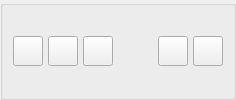
                   <widget class="QGroupBox" name="groupBox_file_2">
                    <property name="styleSheet">
                     <string notr="true">#groupBox_file_2{
border:none;
border-bottom:1px solid #bababa;
}</string>
                    </property>
                    <property name="title">
                     <string/>
                    </property>
                    <layout class="QHBoxLayout" name="horizontalLayout_23">
                     <property name="spacing">
                      <number>5</number>
                     </property>
                     <property name="leftMargin">
                      <number>10</number>
                     </property>
                     <property name="topMargin">
                      <number>0</number>
                     </property>
                     <property name="rightMargin">
                      <number>10</number>
                     </property>
                     <property name="bottomMargin">
                      <number>0</number>
                     </property>
                     <item>
                      <widget class="QPushButton" name="saveButton">
                       <property name="minimumSize">
                        <size>
                         <width>0</width>
                         <height>30</height>
                        </size>
                       </property>
                       <property name="maximumSize">
                        <size>
                         <width>30</width>
                         <height>16777215</height>
                        </size>
                       </property>
                       <property name="toolTip">
                        <string>保存</string>
                       </property>
                       <property name="text">
                        <string/>
                       </property>
                       <property name="icon">
                        <iconset resource="../UIqrc.qrc">
                         <normaloff>:/report/icon/floppy-disks (2).png</normaloff>:/report/icon/floppy-disks (2).png</iconset>
                       </property>
                       <property name="shortcut">
                        <string>Ctrl+S</string>
                       </property>
                      </widget>
                     </item>
                     <item>
                      <widget class="QPushButton" name="saveasButton">
                       <property name="minimumSize">
                        <size>
                         <width>0</width>
                         <height>30</height>
                        </size>
                       </property>
                       <property name="maximumSize">
                        <size>
                         <width>30</width>
                         <height>16777215</height>
                        </size>
                       </property>
                       <property name="toolTip">
                        <string>另存为</string>
                       </property>
                       <property name="text">
                        <string/>
                       </property>
                       <property name="icon">
                        <iconset resource="../UIqrc.qrc">
                         <normaloff>:/report/icon/floppy-disk-pen (2).png</normaloff>:/report/icon/floppy-disk-pen (2).png</iconset>
                       </property>
                       <property name="shortcut">
                        <string>Ctrl+Shift+S</string>
                       </property>
                      </widget>
                     </item>
                     <item>
                      <widget class="QPushButton" name="printButton">
                       <property name="minimumSize">
                        <size>
                         <width>0</width>
                         <height>30</height>
                        </size>
                       </property>
                       <property name="maximumSize">
                        <size>
                         <width>30</width>
                         <height>16777215</height>
                        </size>
                       </property>
                       <property name="toolTip">
                        <string>打印</string>
                       </property>
                       <property name="styleSheet">
                        <string notr="true"/>
                       </property>
                       <property name="text">
                        <string/>
                       </property>
                       <property name="icon">
                        <iconset resource="../UIqrc.qrc">
                         <normaloff>:/report/icon/print (2).png</normaloff>:/report/icon/print (2).png</iconset>
                       </property>
                       <property name="shortcut">
                        <string>Ctrl+P</string>
                       </property>
                      </widget>
                     </item>
                     <item>
                      <spacer name="horizontalSpacer_11">
                       <property name="orientation">
                        <enum>Qt::Horizontal</enum>
                       </property>
                       <property name="sizeHint" stdset="0">
                        <size>
                         <width>40</width>
                         <height>20</height>
                        </size>
                       </property>
                      </spacer>
                     </item>
                     <item>
                      <widget class="QPushButton" name="undoButton">
                       <property name="minimumSize">
                        <size>
                         <width>0</width>
                         <height>30</height>
                        </size>
                       </property>
                       <property name="maximumSize">
                        <size>
                         <width>30</width>
                         <height>16777215</height>
                        </size>
                       </property>
                       <property name="toolTip">
                        <string>撤销</string>
                       </property>
                       <property name="text">
                        <string/>
                       </property>
                       <property name="icon">
                        <iconset resource="../UIqrc.qrc">
                         <normaloff>:/report/icon/undo (2).png</normaloff>:/report/icon/undo (2).png</iconset>
                       </property>
                       <property name="iconSize">
                        <size>
                         <width>18</width>
                         <height>18</height>
                        </size>
                       </property>
                       <property name="shortcut">
                        <string>Ctrl+Z</string>
                       </property>
                      </widget>
                     </item>
                     <item>
                      <widget class="QPushButton" name="redoButton">
                       <property name="minimumSize">
                        <size>
                         <width>0</width>
                         <height>30</height>
                        </size>
                       </property>
                       <property name="maximumSize">
                        <size>
                         <width>30</width>
                         <height>16777215</height>
                        </size>
                       </property>
                       <property name="toolTip">
                        <string>重做</string>
                       </property>
                       <property name="styleSheet">
                        <string notr="true"/>
                       </property>
                       <property name="text">
                        <string/>
                       </property>
                       <property name="icon">
                        <iconset resource="../UIqrc.qrc">
                         <normaloff>:/report/icon/redo (2).png</normaloff>:/report/icon/redo (2).png</iconset>
                       </property>
                       <property name="iconSize">
                        <size>
                         <width>18</width>
                         <height>18</height>
                        </size>
                       </property>
                       <property name="shortcut">
                        <string>Ctrl+Shift+Z</string>
                       </property>
                      </widget>
                     </item>
                    </layout>
                   </widget>
